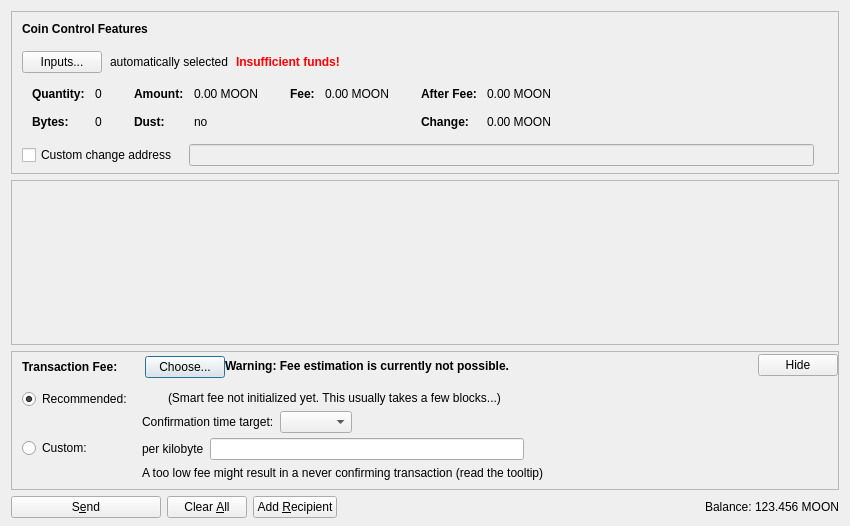
<?xml version="1.0" encoding="UTF-8"?>
<ui version="4.0">
 <class>SendCoinsDialog</class>
 <widget class="QDialog" name="SendCoinsDialog">
  <property name="geometry">
   <rect>
    <x>0</x>
    <y>0</y>
    <width>850</width>
    <height>526</height>
   </rect>
  </property>
  <property name="windowTitle">
   <string>Send Coins</string>
  </property>
  <layout class="QVBoxLayout" name="verticalLayout" stretch="0,1,0,0">
   <property name="bottomMargin">
    <number>8</number>
   </property>
   <item>
    <widget class="QFrame" name="frameCoinControl">
     <property name="sizePolicy">
      <sizepolicy hsizetype="Expanding" vsizetype="Expanding">
       <horstretch>0</horstretch>
       <verstretch>0</verstretch>
      </sizepolicy>
     </property>
     <property name="maximumSize">
      <size>
       <width>16777215</width>
       <height>16777215</height>
      </size>
     </property>
     <property name="frameShape">
      <enum>QFrame::StyledPanel</enum>
     </property>
     <property name="frameShadow">
      <enum>QFrame::Sunken</enum>
     </property>
     <layout class="QVBoxLayout" name="verticalLayoutCoinControl2">
      <property name="spacing">
       <number>0</number>
      </property>
      <property name="leftMargin">
       <number>0</number>
      </property>
      <property name="topMargin">
       <number>0</number>
      </property>
      <property name="rightMargin">
       <number>0</number>
      </property>
      <property name="bottomMargin">
       <number>6</number>
      </property>
      <item>
       <layout class="QVBoxLayout" name="verticalLayoutCoinControl" stretch="0,0,0,0,1">
        <property name="spacing">
         <number>0</number>
        </property>
        <property name="leftMargin">
         <number>10</number>
        </property>
        <property name="topMargin">
         <number>10</number>
        </property>
        <item>
         <layout class="QHBoxLayout" name="horizontalLayoutCoinControl1">
          <property name="bottomMargin">
           <number>15</number>
          </property>
          <item>
           <widget class="QLabel" name="labelCoinControlFeatures">
            <property name="sizePolicy">
             <sizepolicy hsizetype="Preferred" vsizetype="Maximum">
              <horstretch>0</horstretch>
              <verstretch>0</verstretch>
             </sizepolicy>
            </property>
            <property name="font">
             <font>
              <weight>75</weight>
              <bold>true</bold>
             </font>
            </property>
            <property name="styleSheet">
             <string notr="true">font-weight:bold;</string>
            </property>
            <property name="text">
             <string>Coin Control Features</string>
            </property>
           </widget>
          </item>
         </layout>
        </item>
        <item>
         <layout class="QHBoxLayout" name="horizontalLayoutCoinControl2" stretch="0,0,0,0">
          <property name="spacing">
           <number>8</number>
          </property>
          <property name="bottomMargin">
           <number>10</number>
          </property>
          <item>
           <widget class="QPushButton" name="pushButtonCoinControl">
            <property name="styleSheet">
             <string notr="true"/>
            </property>
            <property name="text">
             <string>Inputs...</string>
            </property>
            <property name="autoDefault">
             <bool>false</bool>
            </property>
           </widget>
          </item>
          <item>
           <widget class="QLabel" name="labelCoinControlAutomaticallySelected">
            <property name="text">
             <string>automatically selected</string>
            </property>
            <property name="margin">
             <number>5</number>
            </property>
           </widget>
          </item>
          <item>
           <widget class="QLabel" name="labelCoinControlInsuffFunds">
            <property name="font">
             <font>
              <weight>75</weight>
              <bold>true</bold>
             </font>
            </property>
            <property name="styleSheet">
             <string notr="true">color:red;font-weight:bold;</string>
            </property>
            <property name="text">
             <string>Insufficient funds!</string>
            </property>
            <property name="margin">
             <number>5</number>
            </property>
           </widget>
          </item>
          <item>
           <spacer name="horizontalSpacerCoinControl">
            <property name="orientation">
             <enum>Qt::Horizontal</enum>
            </property>
            <property name="sizeHint" stdset="0">
             <size>
              <width>40</width>
              <height>1</height>
             </size>
            </property>
           </spacer>
          </item>
         </layout>
        </item>
        <item>
         <widget class="QWidget" name="widgetCoinControl" native="true">
          <property name="sizePolicy">
           <sizepolicy hsizetype="Preferred" vsizetype="Preferred">
            <horstretch>0</horstretch>
            <verstretch>0</verstretch>
           </sizepolicy>
          </property>
          <property name="minimumSize">
           <size>
            <width>0</width>
            <height>0</height>
           </size>
          </property>
          <property name="styleSheet">
           <string notr="true"/>
          </property>
          <layout class="QHBoxLayout" name="horizontalLayoutCoinControl5">
           <property name="leftMargin">
            <number>0</number>
           </property>
           <property name="topMargin">
            <number>0</number>
           </property>
           <property name="rightMargin">
            <number>0</number>
           </property>
           <property name="bottomMargin">
            <number>0</number>
           </property>
           <item>
            <layout class="QHBoxLayout" name="horizontalLayoutCoinControl3" stretch="0,0,0,1">
             <property name="spacing">
              <number>20</number>
             </property>
             <property name="topMargin">
              <number>0</number>
             </property>
             <property name="bottomMargin">
              <number>10</number>
             </property>
             <item>
              <layout class="QFormLayout" name="formLayoutCoinControl1">
               <property name="horizontalSpacing">
                <number>10</number>
               </property>
               <property name="verticalSpacing">
                <number>14</number>
               </property>
               <property name="leftMargin">
                <number>10</number>
               </property>
               <property name="topMargin">
                <number>4</number>
               </property>
               <property name="rightMargin">
                <number>6</number>
               </property>
               <item row="0" column="0">
                <widget class="QLabel" name="labelCoinControlQuantityText">
                 <property name="font">
                  <font>
                   <weight>75</weight>
                   <bold>true</bold>
                  </font>
                 </property>
                 <property name="text">
                  <string>Quantity:</string>
                 </property>
                 <property name="margin">
                  <number>0</number>
                 </property>
                </widget>
               </item>
               <item row="0" column="1">
                <widget class="QLabel" name="labelCoinControlQuantity">
                 <property name="cursor">
                  <cursorShape>IBeamCursor</cursorShape>
                 </property>
                 <property name="contextMenuPolicy">
                  <enum>Qt::ActionsContextMenu</enum>
                 </property>
                 <property name="text">
                  <string notr="true">0</string>
                 </property>
                 <property name="margin">
                  <number>0</number>
                 </property>
                 <property name="textInteractionFlags">
                  <set>Qt::LinksAccessibleByMouse|Qt::TextSelectableByKeyboard|Qt::TextSelectableByMouse</set>
                 </property>
                </widget>
               </item>
               <item row="1" column="0">
                <widget class="QLabel" name="labelCoinControlBytesText">
                 <property name="font">
                  <font>
                   <weight>75</weight>
                   <bold>true</bold>
                  </font>
                 </property>
                 <property name="text">
                  <string>Bytes:</string>
                 </property>
                </widget>
               </item>
               <item row="1" column="1">
                <widget class="QLabel" name="labelCoinControlBytes">
                 <property name="cursor">
                  <cursorShape>IBeamCursor</cursorShape>
                 </property>
                 <property name="contextMenuPolicy">
                  <enum>Qt::ActionsContextMenu</enum>
                 </property>
                 <property name="text">
                  <string notr="true">0</string>
                 </property>
                 <property name="textInteractionFlags">
                  <set>Qt::LinksAccessibleByMouse|Qt::TextSelectableByKeyboard|Qt::TextSelectableByMouse</set>
                 </property>
                </widget>
               </item>
              </layout>
             </item>
             <item>
              <layout class="QFormLayout" name="formLayoutCoinControl2">
               <property name="horizontalSpacing">
                <number>10</number>
               </property>
               <property name="verticalSpacing">
                <number>14</number>
               </property>
               <property name="leftMargin">
                <number>6</number>
               </property>
               <property name="topMargin">
                <number>4</number>
               </property>
               <property name="rightMargin">
                <number>6</number>
               </property>
               <item row="0" column="0">
                <widget class="QLabel" name="labelCoinControlAmountText">
                 <property name="font">
                  <font>
                   <weight>75</weight>
                   <bold>true</bold>
                  </font>
                 </property>
                 <property name="text">
                  <string>Amount:</string>
                 </property>
                 <property name="margin">
                  <number>0</number>
                 </property>
                </widget>
               </item>
               <item row="0" column="1">
                <widget class="QLabel" name="labelCoinControlAmount">
                 <property name="cursor">
                  <cursorShape>IBeamCursor</cursorShape>
                 </property>
                 <property name="contextMenuPolicy">
                  <enum>Qt::ActionsContextMenu</enum>
                 </property>
                 <property name="text">
                  <string notr="true">0.00 MOON</string>
                 </property>
                 <property name="textInteractionFlags">
                  <set>Qt::LinksAccessibleByMouse|Qt::TextSelectableByKeyboard|Qt::TextSelectableByMouse</set>
                 </property>
                </widget>
               </item>
               <item row="1" column="0">
                <widget class="QLabel" name="labelCoinControlLowOutputText">
                 <property name="font">
                  <font>
                   <weight>75</weight>
                   <bold>true</bold>
                  </font>
                 </property>
                 <property name="text">
                  <string>Dust:</string>
                 </property>
                </widget>
               </item>
               <item row="1" column="1">
                <widget class="QLabel" name="labelCoinControlLowOutput">
                 <property name="cursor">
                  <cursorShape>IBeamCursor</cursorShape>
                 </property>
                 <property name="contextMenuPolicy">
                  <enum>Qt::ActionsContextMenu</enum>
                 </property>
                 <property name="text">
                  <string notr="true">no</string>
                 </property>
                 <property name="textInteractionFlags">
                  <set>Qt::LinksAccessibleByMouse|Qt::TextSelectableByKeyboard|Qt::TextSelectableByMouse</set>
                 </property>
                </widget>
               </item>
              </layout>
             </item>
             <item>
              <layout class="QFormLayout" name="formLayoutCoinControl3">
               <property name="horizontalSpacing">
                <number>10</number>
               </property>
               <property name="verticalSpacing">
                <number>14</number>
               </property>
               <property name="leftMargin">
                <number>6</number>
               </property>
               <property name="topMargin">
                <number>4</number>
               </property>
               <property name="rightMargin">
                <number>6</number>
               </property>
               <item row="0" column="0">
                <widget class="QLabel" name="labelCoinControlFeeText">
                 <property name="font">
                  <font>
                   <weight>75</weight>
                   <bold>true</bold>
                  </font>
                 </property>
                 <property name="text">
                  <string>Fee:</string>
                 </property>
                 <property name="margin">
                  <number>0</number>
                 </property>
                </widget>
               </item>
               <item row="0" column="1">
                <widget class="QLabel" name="labelCoinControlFee">
                 <property name="cursor">
                  <cursorShape>IBeamCursor</cursorShape>
                 </property>
                 <property name="contextMenuPolicy">
                  <enum>Qt::ActionsContextMenu</enum>
                 </property>
                 <property name="text">
                  <string notr="true">0.00 MOON</string>
                 </property>
                 <property name="textInteractionFlags">
                  <set>Qt::LinksAccessibleByMouse|Qt::TextSelectableByKeyboard|Qt::TextSelectableByMouse</set>
                 </property>
                </widget>
               </item>
              </layout>
             </item>
             <item>
              <layout class="QFormLayout" name="formLayoutCoinControl4">
               <property name="horizontalSpacing">
                <number>10</number>
               </property>
               <property name="verticalSpacing">
                <number>14</number>
               </property>
               <property name="leftMargin">
                <number>6</number>
               </property>
               <property name="topMargin">
                <number>4</number>
               </property>
               <property name="rightMargin">
                <number>6</number>
               </property>
               <item row="0" column="0">
                <widget class="QLabel" name="labelCoinControlAfterFeeText">
                 <property name="font">
                  <font>
                   <weight>75</weight>
                   <bold>true</bold>
                  </font>
                 </property>
                 <property name="text">
                  <string>After Fee:</string>
                 </property>
                 <property name="margin">
                  <number>0</number>
                 </property>
                </widget>
               </item>
               <item row="0" column="1">
                <widget class="QLabel" name="labelCoinControlAfterFee">
                 <property name="cursor">
                  <cursorShape>IBeamCursor</cursorShape>
                 </property>
                 <property name="contextMenuPolicy">
                  <enum>Qt::ActionsContextMenu</enum>
                 </property>
                 <property name="text">
                  <string notr="true">0.00 MOON</string>
                 </property>
                 <property name="textInteractionFlags">
                  <set>Qt::LinksAccessibleByMouse|Qt::TextSelectableByKeyboard|Qt::TextSelectableByMouse</set>
                 </property>
                </widget>
               </item>
               <item row="1" column="0">
                <widget class="QLabel" name="labelCoinControlChangeText">
                 <property name="font">
                  <font>
                   <weight>75</weight>
                   <bold>true</bold>
                  </font>
                 </property>
                 <property name="text">
                  <string>Change:</string>
                 </property>
                </widget>
               </item>
               <item row="1" column="1">
                <widget class="QLabel" name="labelCoinControlChange">
                 <property name="cursor">
                  <cursorShape>IBeamCursor</cursorShape>
                 </property>
                 <property name="contextMenuPolicy">
                  <enum>Qt::ActionsContextMenu</enum>
                 </property>
                 <property name="text">
                  <string notr="true">0.00 MOON</string>
                 </property>
                 <property name="textInteractionFlags">
                  <set>Qt::LinksAccessibleByMouse|Qt::TextSelectableByKeyboard|Qt::TextSelectableByMouse</set>
                 </property>
                </widget>
               </item>
              </layout>
             </item>
            </layout>
           </item>
          </layout>
         </widget>
        </item>
        <item>
         <layout class="QHBoxLayout" name="horizontalLayoutCoinControl4" stretch="0,0,0">
          <property name="spacing">
           <number>12</number>
          </property>
          <property name="sizeConstraint">
           <enum>QLayout::SetDefaultConstraint</enum>
          </property>
          <property name="topMargin">
           <number>5</number>
          </property>
          <property name="rightMargin">
           <number>5</number>
          </property>
          <item>
           <widget class="QCheckBox" name="checkBoxCoinControlChange">
            <property name="toolTip">
             <string>If this is activated, but the change address is empty or invalid, change will be sent to a newly generated address.</string>
            </property>
            <property name="text">
             <string>Custom change address</string>
            </property>
           </widget>
          </item>
          <item>
           <widget class="QValidatedLineEdit" name="lineEditCoinControlChange">
            <property name="enabled">
             <bool>false</bool>
            </property>
            <property name="sizePolicy">
             <sizepolicy hsizetype="Expanding" vsizetype="Fixed">
              <horstretch>0</horstretch>
              <verstretch>0</verstretch>
             </sizepolicy>
            </property>
           </widget>
          </item>
          <item>
           <widget class="QLabel" name="labelCoinControlChangeLabel">
            <property name="sizePolicy">
             <sizepolicy hsizetype="Preferred" vsizetype="Expanding">
              <horstretch>0</horstretch>
              <verstretch>0</verstretch>
             </sizepolicy>
            </property>
            <property name="minimumSize">
             <size>
              <width>0</width>
              <height>0</height>
             </size>
            </property>
            <property name="text">
             <string/>
            </property>
            <property name="margin">
             <number>3</number>
            </property>
           </widget>
          </item>
         </layout>
        </item>
        <item>
         <spacer name="verticalSpacerCoinControl">
          <property name="orientation">
           <enum>Qt::Vertical</enum>
          </property>
          <property name="sizeHint" stdset="0">
           <size>
            <width>800</width>
            <height>1</height>
           </size>
          </property>
         </spacer>
        </item>
       </layout>
      </item>
     </layout>
    </widget>
   </item>
   <item>
    <widget class="QScrollArea" name="scrollArea">
     <property name="widgetResizable">
      <bool>true</bool>
     </property>
     <widget class="QWidget" name="scrollAreaWidgetContents">
      <property name="geometry">
       <rect>
        <x>0</x>
        <y>0</y>
        <width>830</width>
        <height>104</height>
       </rect>
      </property>
      <layout class="QVBoxLayout" name="verticalLayout_2" stretch="0,1">
       <property name="leftMargin">
        <number>0</number>
       </property>
       <property name="topMargin">
        <number>0</number>
       </property>
       <property name="rightMargin">
        <number>0</number>
       </property>
       <property name="bottomMargin">
        <number>0</number>
       </property>
       <item>
        <layout class="QVBoxLayout" name="entries">
         <property name="spacing">
          <number>6</number>
         </property>
        </layout>
       </item>
       <item>
        <spacer name="verticalSpacer">
         <property name="orientation">
          <enum>Qt::Vertical</enum>
         </property>
         <property name="sizeHint" stdset="0">
          <size>
           <width>20</width>
           <height>40</height>
          </size>
         </property>
        </spacer>
       </item>
      </layout>
     </widget>
    </widget>
   </item>
   <item>
    <widget class="QFrame" name="frameFee">
     <property name="sizePolicy">
      <sizepolicy hsizetype="Expanding" vsizetype="Expanding">
       <horstretch>0</horstretch>
       <verstretch>0</verstretch>
      </sizepolicy>
     </property>
     <property name="maximumSize">
      <size>
       <width>16777215</width>
       <height>16777215</height>
      </size>
     </property>
     <property name="frameShape">
      <enum>QFrame::StyledPanel</enum>
     </property>
     <property name="frameShadow">
      <enum>QFrame::Sunken</enum>
     </property>
     <layout class="QVBoxLayout" name="verticalLayoutFee1">
      <property name="spacing">
       <number>0</number>
      </property>
      <property name="leftMargin">
       <number>0</number>
      </property>
      <property name="topMargin">
       <number>0</number>
      </property>
      <property name="rightMargin">
       <number>0</number>
      </property>
      <property name="bottomMargin">
       <number>0</number>
      </property>
      <item>
       <layout class="QVBoxLayout" name="verticalLayoutFee2" stretch="0,0,0">
        <property name="spacing">
         <number>0</number>
        </property>
        <property name="leftMargin">
         <number>10</number>
        </property>
        <property name="topMargin">
         <number>0</number>
        </property>
        <item>
         <layout class="QHBoxLayout" name="horizontalLayoutFee1">
          <property name="bottomMargin">
           <number>0</number>
          </property>
          <item>
           <layout class="QVBoxLayout" name="verticalLayoutFee7">
            <property name="spacing">
             <number>0</number>
            </property>
            <item>
             <spacer name="verticalSpacerSmartFee">
              <property name="orientation">
               <enum>Qt::Vertical</enum>
              </property>
              <property name="sizeType">
               <enum>QSizePolicy::Fixed</enum>
              </property>
              <property name="sizeHint" stdset="0">
               <size>
                <width>1</width>
                <height>4</height>
               </size>
              </property>
             </spacer>
            </item>
            <item>
             <layout class="QHBoxLayout" name="horizontalLayoutSmartFee">
              <property name="spacing">
               <number>10</number>
              </property>
              <item>
               <widget class="QLabel" name="labelFeeHeadline">
                <property name="sizePolicy">
                 <sizepolicy hsizetype="Preferred" vsizetype="Maximum">
                  <horstretch>0</horstretch>
                  <verstretch>0</verstretch>
                 </sizepolicy>
                </property>
                <property name="font">
                 <font>
                  <weight>75</weight>
                  <bold>true</bold>
                 </font>
                </property>
                <property name="styleSheet">
                 <string notr="true">font-weight:bold;</string>
                </property>
                <property name="text">
                 <string>Transaction Fee:</string>
                </property>
               </widget>
              </item>
              <item>
               <widget class="QLabel" name="labelFeeMinimized">
                <property name="text">
                 <string/>
                </property>
               </widget>
              </item>
              <item>
               <widget class="QPushButton" name="buttonChooseFee">
                <property name="text">
                 <string>Choose...</string>
                </property>
               </widget>
              </item>
             </layout>
            </item>
            <item>
             <spacer name="verticalSpacer_5">
              <property name="orientation">
               <enum>Qt::Vertical</enum>
              </property>
              <property name="sizeHint" stdset="0">
               <size>
                <width>1</width>
                <height>1</height>
               </size>
              </property>
             </spacer>
            </item>
           </layout>
          </item>
          <item>
           <widget class="QLabel" name="fallbackFeeWarningLabel">
            <property name="toolTip">
             <string>Using the fallbackfee can result in sending a transaction that will take several hours or days (or never) to confirm. Consider choosing your fee manually or wait until you have validated the complete chain.</string>
            </property>
            <property name="font">
            <font>
                <weight>75</weight>
                <bold>true</bold>
            </font>
            </property>
            <property name="text">
             <string>Warning: Fee estimation is currently not possible.</string>
            </property>
            <property name="wordWrap">
             <bool>false</bool>
            </property>
           </widget>
          </item>
          <item>
           <spacer name="horizontalSpacer_4">
            <property name="orientation">
             <enum>Qt::Horizontal</enum>
            </property>
            <property name="sizeType">
             <enum>QSizePolicy::MinimumExpanding</enum>
            </property>
            <property name="sizeHint" stdset="0">
             <size>
              <width>40</width>
              <height>20</height>
             </size>
            </property>
           </spacer>
          </item>
          <item>
           <widget class="QPushButton" name="buttonMinimizeFee">
            <property name="toolTip">
             <string>collapse fee-settings</string>
            </property>
            <property name="text">
             <string>Hide</string>
            </property>
           </widget>
          </item>
         </layout>
        </item>
        <item>
         <widget class="QFrame" name="frameFeeSelection">
          <layout class="QVBoxLayout" name="verticalLayoutFee12">
           <property name="spacing">
            <number>0</number>
           </property>
           <property name="leftMargin">
            <number>0</number>
           </property>
           <property name="topMargin">
            <number>0</number>
           </property>
           <property name="rightMargin">
            <number>0</number>
           </property>
           <property name="bottomMargin">
            <number>0</number>
           </property>
           <item>
            <layout class="QGridLayout" name="gridLayoutFee">
             <property name="topMargin">
              <number>10</number>
             </property>
             <property name="bottomMargin">
              <number>4</number>
             </property>
             <property name="horizontalSpacing">
              <number>10</number>
             </property>
             <property name="verticalSpacing">
              <number>4</number>
             </property>
             <item row="1" column="1">
              <layout class="QVBoxLayout" name="verticalLayoutFee8">
               <property name="spacing">
                <number>6</number>
               </property>
               <item>
                <layout class="QHBoxLayout" name="horizontalLayoutFee13">
                 <item>
                  <widget class="QLabel" name="labelCustomPerKilobyte">
                   <property name="toolTip">
                    <string>Specify a custom fee per kB (1,000 bytes) of the transaction's virtual size.

Note:  Since the fee is calculated on a per-byte basis, a fee of "100 satoshis per kB" for a transaction size of 500 bytes (half of 1 kB) would ultimately yield a fee of only 50 satoshis.</string>
                   </property>
                   <property name="text">
                    <string>per kilobyte</string>
                   </property>
                  </widget>
                 </item>
                 <item>
                  <widget class="BitcoinAmountField" name="customFee"/>
                 </item>
                 <item>
                  <spacer name="horizontalSpacer_6">
                   <property name="orientation">
                    <enum>Qt::Horizontal</enum>
                   </property>
                   <property name="sizeHint" stdset="0">
                    <size>
                     <width>1</width>
                     <height>1</height>
                    </size>
                   </property>
                  </spacer>
                 </item>
                </layout>
               </item>
               <item>
                <layout class="QHBoxLayout" name="horizontalLayoutFee8">
                 <item>
                  <widget class="QLabel" name="labelCustomFeeWarning">
                   <property name="enabled">
                    <bool>true</bool>
                   </property>
                   <property name="toolTip">
                    <string>When there is less transaction volume than space in the blocks, miners as well as relaying nodes may enforce a minimum fee. Paying only this minimum fee is just fine, but be aware that this can result in a never confirming transaction once there is more demand for songmoney transactions than the network can process.</string>
                   </property>
                   <property name="text">
                    <string>A too low fee might result in a never confirming transaction (read the tooltip)</string>
                   </property>
                  </widget>
                 </item>
                 <item>
                  <spacer name="horizontalSpacer_2">
                   <property name="orientation">
                    <enum>Qt::Horizontal</enum>
                   </property>
                   <property name="sizeHint" stdset="0">
                    <size>
                     <width>1</width>
                     <height>1</height>
                    </size>
                   </property>
                  </spacer>
                 </item>
                </layout>
               </item>
              </layout>
             </item>
             <item row="0" column="0">
              <layout class="QVBoxLayout" name="verticalLayoutFee4" stretch="0,1">
               <item>
                <widget class="QRadioButton" name="radioSmartFee">
                 <property name="text">
                  <string>Recommended:</string>
                 </property>
                 <property name="checked">
                  <bool>true</bool>
                 </property>
                 <attribute name="buttonGroup">
                  <string notr="true">groupFee</string>
                 </attribute>
                </widget>
               </item>
               <item>
                <spacer name="verticalSpacer_2">
                 <property name="orientation">
                  <enum>Qt::Vertical</enum>
                 </property>
                 <property name="sizeHint" stdset="0">
                  <size>
                   <width>1</width>
                   <height>1</height>
                  </size>
                 </property>
                </spacer>
               </item>
              </layout>
             </item>
             <item row="1" column="0">
              <layout class="QVBoxLayout" name="verticalLayoutFee9" stretch="0,1">
               <item>
                <widget class="QRadioButton" name="radioCustomFee">
                 <property name="text">
                  <string>Custom:</string>
                 </property>
                 <attribute name="buttonGroup">
                  <string notr="true">groupFee</string>
                 </attribute>
                </widget>
               </item>
               <item>
                <spacer name="verticalSpacer_6">
                 <property name="orientation">
                  <enum>Qt::Vertical</enum>
                 </property>
                 <property name="sizeHint" stdset="0">
                  <size>
                   <width>1</width>
                   <height>1</height>
                  </size>
                 </property>
                </spacer>
               </item>
              </layout>
             </item>
             <item row="0" column="1">
              <layout class="QVBoxLayout" name="verticalLayoutFee3" stretch="0,0,1">
               <property name="spacing">
                <number>6</number>
               </property>
               <property name="topMargin">
                <number>2</number>
               </property>
               <item>
                <layout class="QHBoxLayout" name="horizontalLayoutFee12">
                 <item>
                  <widget class="QLabel" name="labelSmartFee">
                   <property name="text">
                    <string/>
                   </property>
                  </widget>
                 </item>
                 <item>
                  <widget class="QLabel" name="labelFeeEstimation">
                   <property name="text">
                    <string/>
                   </property>
                  </widget>
                 </item>
                 <item>
                  <widget class="QLabel" name="labelSmartFee2">
                   <property name="text">
                    <string>(Smart fee not initialized yet. This usually takes a few blocks...)</string>
                   </property>
                  </widget>
                 </item>
                 <item>
                  <spacer name="horizontalSpacer_5">
                   <property name="orientation">
                    <enum>Qt::Horizontal</enum>
                   </property>
                   <property name="sizeHint" stdset="0">
                    <size>
                     <width>1</width>
                     <height>1</height>
                    </size>
                   </property>
                  </spacer>
                 </item>
                </layout>
               </item>
               <item>
                <layout class="QHBoxLayout" name="horizontalLayoutFee9">
                 <item>
                  <layout class="QVBoxLayout" name="verticalLayoutFee6">
                   <item>
                    <widget class="QLabel" name="labelSmartFee3">
                     <property name="text">
                      <string>Confirmation time target:</string>
                     </property>
                    </widget>
                   </item>
                  </layout>
                 </item>
                 <item>
                  <layout class="QVBoxLayout" name="verticalLayoutFee5">
                   <property name="rightMargin">
                    <number>30</number>
                   </property>
                   <item>
                    <layout class="QHBoxLayout" name="horizontalLayoutConfTarget">
                     <property name="bottomMargin">
                      <number>0</number>
                     </property>
                     <item>
                      <widget class="QComboBox" name="confTargetSelector"/>
                     </item>
                     <item>
                      <spacer name="horizontalSpacerConfTarget">
                       <property name="orientation">
                        <enum>Qt::Horizontal</enum>
                       </property>
                       <property name="sizeHint" stdset="0">
                        <size>
                         <width>40</width>
                         <height>20</height>
                        </size>
                       </property>
                      </spacer>
                     </item>
                    </layout>
                   </item>
                  </layout>
                 </item>
                </layout>
               </item>
               <item>
                <spacer name="verticalSpacer_4">
                 <property name="orientation">
                  <enum>Qt::Vertical</enum>
                 </property>
                 <property name="sizeHint" stdset="0">
                  <size>
                   <width>1</width>
                   <height>1</height>
                  </size>
                 </property>
                </spacer>
               </item>
              </layout>
             </item>
            </layout>
           </item>
          </layout>
         </widget>
        </item>
        <item>
         <spacer name="verticalSpacerFee">
          <property name="orientation">
           <enum>Qt::Vertical</enum>
          </property>
          <property name="sizeHint" stdset="0">
           <size>
            <width>40</width>
            <height>5</height>
           </size>
          </property>
         </spacer>
        </item>
       </layout>
      </item>
     </layout>
    </widget>
   </item>
   <item>
    <layout class="QHBoxLayout" name="horizontalLayout">
     <item>
      <widget class="QPushButton" name="sendButton">
       <property name="minimumSize">
        <size>
         <width>150</width>
         <height>0</height>
        </size>
       </property>
       <property name="toolTip">
        <string>Confirm the send action</string>
       </property>
       <property name="text">
        <string>S&amp;end</string>
       </property>
       <property name="icon">
        <iconset resource="../bitcoin.qrc">
         <normaloff>:/icons/send</normaloff>:/icons/send</iconset>
       </property>
       <property name="autoDefault">
        <bool>false</bool>
       </property>
       <property name="default">
        <bool>false</bool>
       </property>
      </widget>
     </item>
     <item>
      <widget class="QPushButton" name="clearButton">
       <property name="sizePolicy">
        <sizepolicy hsizetype="Minimum" vsizetype="Fixed">
         <horstretch>0</horstretch>
         <verstretch>0</verstretch>
        </sizepolicy>
       </property>
       <property name="toolTip">
        <string>Clear all fields of the form.</string>
       </property>
       <property name="text">
        <string>Clear &amp;All</string>
       </property>
       <property name="icon">
        <iconset resource="../bitcoin.qrc">
         <normaloff>:/icons/remove</normaloff>:/icons/remove</iconset>
       </property>
       <property name="autoDefault">
        <bool>false</bool>
       </property>
      </widget>
     </item>
     <item>
      <widget class="QPushButton" name="addButton">
       <property name="toolTip">
        <string>Send to multiple recipients at once</string>
       </property>
       <property name="text">
        <string>Add &amp;Recipient</string>
       </property>
       <property name="icon">
        <iconset resource="../bitcoin.qrc">
         <normaloff>:/icons/add</normaloff>:/icons/add</iconset>
       </property>
       <property name="autoDefault">
        <bool>false</bool>
       </property>
      </widget>
     </item>
     <item>
      <spacer name="horizontalSpacer">
       <property name="orientation">
        <enum>Qt::Horizontal</enum>
       </property>
       <property name="sizeHint" stdset="0">
        <size>
         <width>40</width>
         <height>20</height>
        </size>
       </property>
      </spacer>
     </item>
     <item>
      <layout class="QHBoxLayout" name="horizontalLayout_2">
       <property name="spacing">
        <number>3</number>
       </property>
       <item>
        <widget class="QLabel" name="label">
         <property name="sizePolicy">
          <sizepolicy hsizetype="Preferred" vsizetype="Fixed">
           <horstretch>0</horstretch>
           <verstretch>0</verstretch>
          </sizepolicy>
         </property>
         <property name="text">
          <string>Balance:</string>
         </property>
        </widget>
       </item>
       <item>
        <widget class="QLabel" name="labelBalance">
         <property name="sizePolicy">
          <sizepolicy hsizetype="Preferred" vsizetype="Fixed">
           <horstretch>0</horstretch>
           <verstretch>0</verstretch>
          </sizepolicy>
         </property>
         <property name="cursor">
          <cursorShape>IBeamCursor</cursorShape>
         </property>
         <property name="text">
          <string notr="true">123.456 MOON</string>
         </property>
         <property name="textInteractionFlags">
          <set>Qt::LinksAccessibleByMouse|Qt::TextSelectableByKeyboard|Qt::TextSelectableByMouse</set>
         </property>
        </widget>
       </item>
      </layout>
     </item>
    </layout>
   </item>
  </layout>
 </widget>
 <customwidgets>
  <customwidget>
   <class>QValidatedLineEdit</class>
   <extends>QLineEdit</extends>
   <header>qt/qvalidatedlineedit.h</header>
  </customwidget>
  <customwidget>
   <class>BitcoinAmountField</class>
   <extends>QLineEdit</extends>
   <header>qt/bitcoinamountfield.h</header>
   <container>1</container>
  </customwidget>
 </customwidgets>
 <resources>
  <include location="../bitcoin.qrc"/>
 </resources>
 <connections/>
 <buttongroups>
  <buttongroup name="groupFee"/>
 </buttongroups>
</ui>
